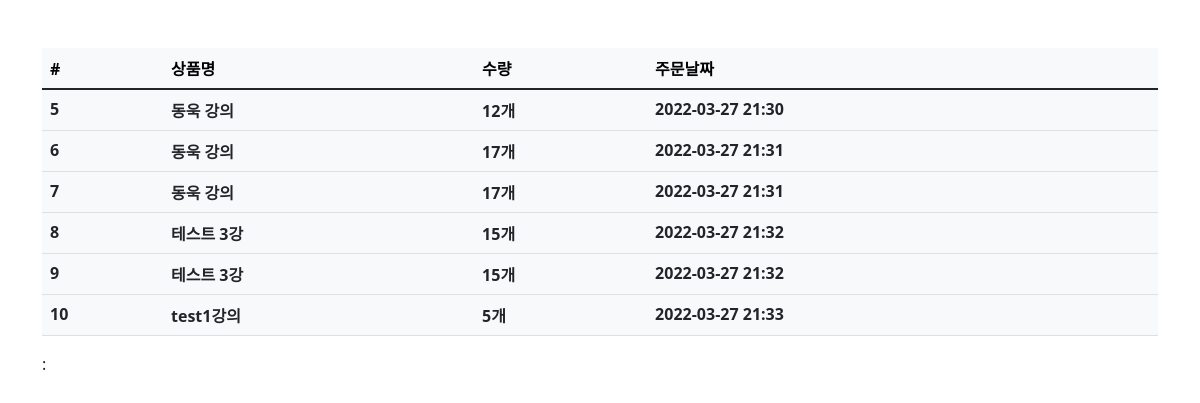
/order/ (signed in), run on an earlier commit of the app's database.
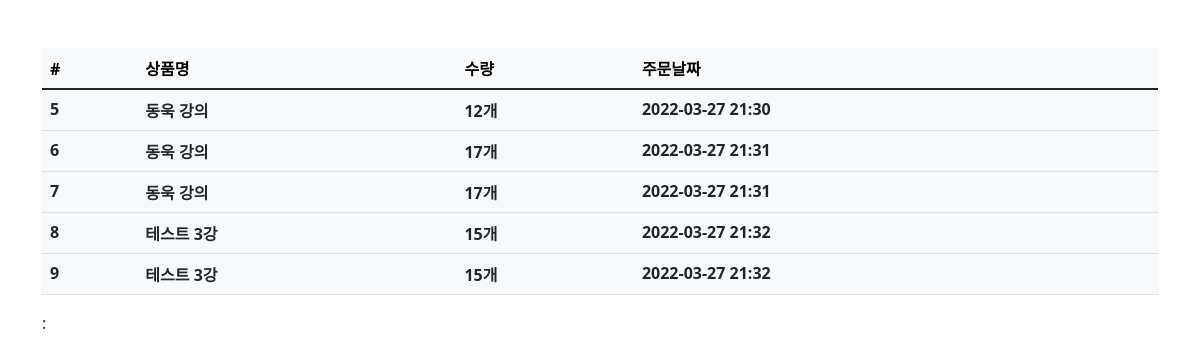
And on a later commit of the database.
### order/models.py (models this page shows, shortened)
class Order(models.Model):
    fcuser = models.ForeignKey('fcuser.Fcuser',on_delete=models.CASCADE, verbose_name='사용자')
    product = models.ForeignKey('product.Product', on_delete=models.CASCADE, verbose_name='상품')
    quantity = models.IntegerField(verbose_name='수량')
    status = models.CharField(
        choices=(
            ('대기중','대기중'),
            ('결재대기','결재대기'),
            ('결재완료','결재완료'),
            ('환불','환불')
        ),
        default='대기중', max_length=32, verbose_name='상태')
    memo = models.TextField(null=True, blank=True, verbose_name='메모')
    register_date = models.DateTimeField(auto_now_add=True, verbose_name='주문날짜')
    class Meta:
        db_table = 'fastcampus_order'
        verbose_name = '주문'
        verbose_name_plural = '주문'

### product/models.py (models this page shows)
class Product(models.Model):
    name = models.CharField(max_length=256, verbose_name="상품명")
    price = models.IntegerField(verbose_name="상품가격")
    description = models.TextField(verbose_name='상품설명')
    stock = models.IntegerField(verbose_name='제고')
    register_date = models.DateTimeField(auto_now_add=True, verbose_name='등록날짜')
    def __str__(self):
        return self.name
    class Meta:
        db_table = 'fastcampus_product'
        verbose_name = '상품'
        verbose_name_plural = '상품'

### order/views.py (the view)
# urls.py: path('order/', OrderList.as_view()),
@method_decorator(login_required, name='dispatch')
class OrderList(ListView):
    template_name = 'order.html'
    context_object_name = 'order_list'
    def get_queryset(self, **kwargs):
        queryset = Order.objects.filter(fcuser__email=self.request.session.get('user'))
        return queryset

### fcuser/decorator.py (called while the page is built)
def login_required(function):
    def wrap(request, *args, **kwargs):
        user = request.session.get('user')
        if user is None or not user:
            return redirect('/login')
        return function(request, *args, **kwargs)
    return wrap

### order/templates/order.html
{% extends 'base.html' %}
{% load humanize %}
{% block contents %}
<div class="fow mt-5">
  <table class="table table-light">
    <thead class="thead-light">
      <tr>
        <th scope="col">#</th>
        <th scope="col">상품명</th>
        <th scope="col">수량</th>
        <th scope="col">주문날짜</th>
      </tr>
    </thead>
    <tbody class="text-dark">
      {% for order in order_list %}
      <tr>
        <th scope="row">{{order.id}}</th>
        <th scope="row">{{order.product}}</th>
        <th scope="row">{{order.quantity|intcomma}}개</th>
        <th scope="row">{{order.register_date|date:'Y-m-d H:i'}}</th>
      </tr>
      {% endfor %}
    </tbody>
  </table>
</div>
{{order.name}} : {{order.price}}
{% endblock %}

What changed in the data, as far as the page shows it:
removed Order: id "10", product "test1강의", quantity "5", register_date "2022-03-27 21:33"
